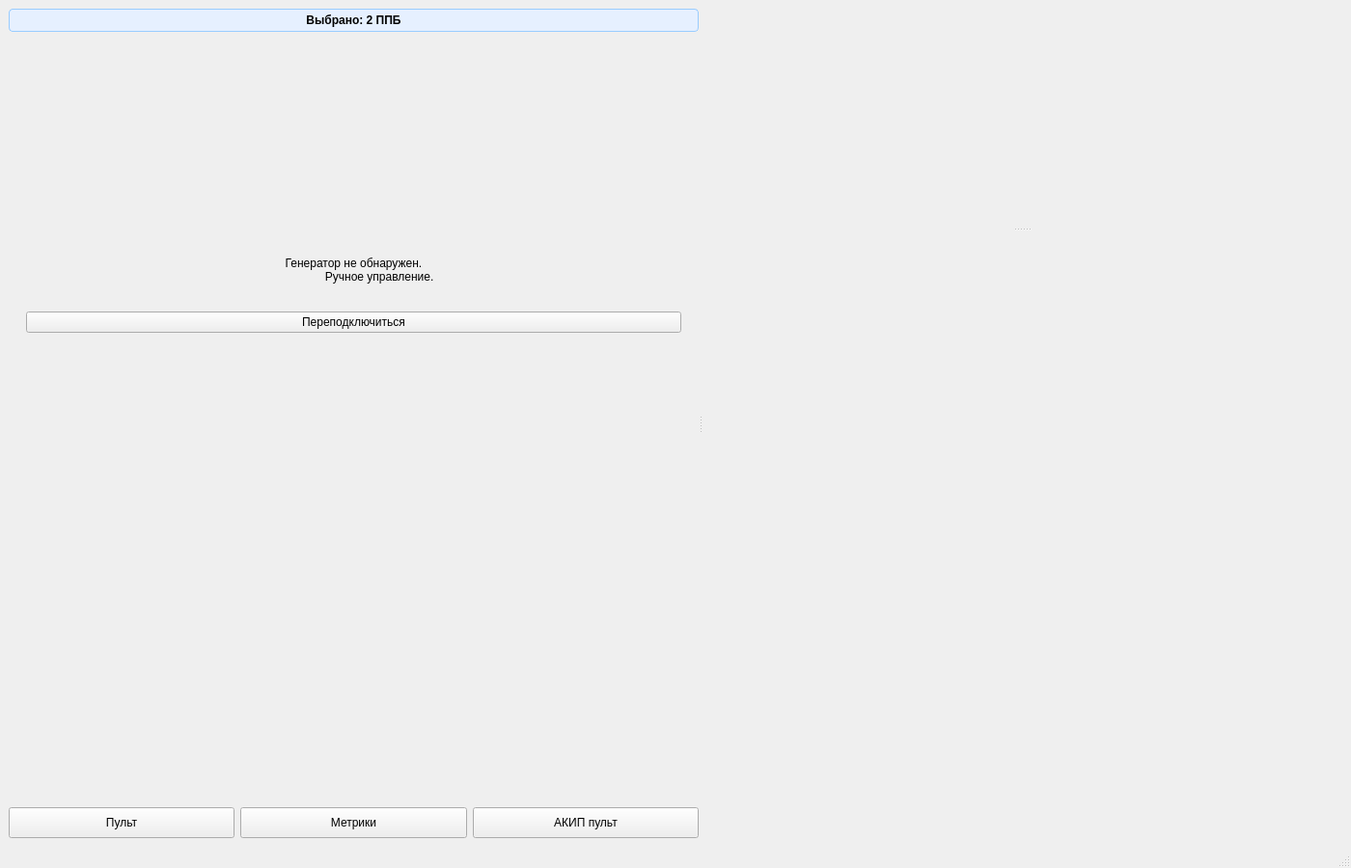
<?xml version="1.0" encoding="UTF-8"?>
<ui version="4.0">
 <class>TesterWindow</class>
 <widget class="QMainWindow" name="TesterWindow">
  <property name="geometry">
   <rect>
    <x>0</x>
    <y>0</y>
    <width>1400</width>
    <height>900</height>
   </rect>
  </property>
  <property name="minimumSize">
   <size>
    <width>1000</width>
    <height>700</height>
   </size>
  </property>
  <property name="windowTitle">
   <string>Программа управления ППБ</string>
  </property>
  <widget class="QWidget" name="centralwidget">
   <layout class="QHBoxLayout" name="mainLayout">
    <item>
     <widget class="QSplitter" name="mainSplitter">
      <property name="orientation">
       <enum>Qt::Orientation::Horizontal</enum>
      </property>
      <property name="handleWidth">
       <number>3</number>
      </property>
      <property name="childrenCollapsible">
       <bool>false</bool>
      </property>
      <widget class="QWidget" name="leftPanel" native="true">
       <property name="minimumSize">
        <size>
         <width>300</width>
         <height>0</height>
        </size>
       </property>
       <layout class="QVBoxLayout" name="leftPanelLayout">
        <item>
         <widget class="QLabel" name="selectedCountLabel">
          <property name="visible">
           <bool>false</bool>
          </property>
          <property name="styleSheet">
           <string notr="true">background-color: #e6f0ff; border: 1px solid #99ccff; border-radius: 4px; padding: 4px; font-weight: bold;</string>
          </property>
          <property name="text">
           <string>Выбрано: 2 ППБ</string>
          </property>
          <property name="alignment">
           <set>Qt::AlignmentFlag::AlignCenter</set>
          </property>
         </widget>
        </item>
        <item>
         <widget class="QScrollArea" name="leftScrollArea">
          <property name="frameShape">
           <enum>QFrame::Shape::NoFrame</enum>
          </property>
          <property name="horizontalScrollBarPolicy">
           <enum>Qt::ScrollBarPolicy::ScrollBarAlwaysOff</enum>
          </property>
          <property name="widgetResizable">
           <bool>true</bool>
          </property>
          <widget class="QWidget" name="leftScrollContent">
           <property name="geometry">
            <rect>
             <x>0</x>
             <y>0</y>
             <width>817</width>
             <height>804</height>
            </rect>
           </property>
           <layout class="QVBoxLayout" name="scrollContentLayout">
            <item>
             <widget class="ControlWidget" name="controlWidget" native="true">
              <property name="minimumSize">
               <size>
                <width>280</width>
                <height>180</height>
               </size>
              </property>
             </widget>
            </item>
            <item>
             <widget class="QStackedWidget" name="generatorStack">
              <property name="currentIndex">
               <number>1</number>
              </property>
              <widget class="AkipWidget" name="akipWidget"/>
              <widget class="QWidget" name="manualGeneratorPage">
               <layout class="QVBoxLayout" name="manualLayout">
                <item>
                 <widget class="QLabel" name="manualLabel">
                  <property name="text">
                   <string>Генератор не обнаружен.
                Ручное управление.</string>
                  </property>
                  <property name="alignment">
                   <set>Qt::AlignmentFlag::AlignCenter</set>
                  </property>
                 </widget>
                </item>
                <item>
                 <widget class="QPushButton" name="reconnectGeneratorBtn">
                  <property name="text">
                   <string>Переподключиться</string>
                  </property>
                 </widget>
                </item>
               </layout>
              </widget>
              <widget class="QWidget" name="grattenPage">
               <layout class="QVBoxLayout" name="grattenPageLayout"/>
              </widget>
             </widget>
            </item>
            <item>
             <widget class="FuWidget" name="fuWidget" native="true">
              <property name="minimumSize">
               <size>
                <width>280</width>
                <height>150</height>
               </size>
              </property>
             </widget>
            </item>
            <item>
             <widget class="ConnectionWidget" name="connectionWidget" native="true">
              <property name="minimumSize">
               <size>
                <width>280</width>
                <height>100</height>
               </size>
              </property>
             </widget>
            </item>
            <item>
             <widget class="ScenarioWidget" name="scenarioWidget" native="true">
              <property name="minimumSize">
               <size>
                <width>280</width>
                <height>80</height>
               </size>
              </property>
             </widget>
            </item>
            <item>
             <spacer name="verticalSpacer">
              <property name="orientation">
               <enum>Qt::Orientation::Vertical</enum>
              </property>
              <property name="sizeHint" stdset="0">
               <size>
                <width>20</width>
                <height>40</height>
               </size>
              </property>
             </spacer>
            </item>
           </layout>
          </widget>
         </widget>
        </item>
        <item>
         <widget class="QWidget" name="bottomFixedPanel" native="true">
          <layout class="QHBoxLayout" name="bottomFixedLayout">
           <property name="spacing">
            <number>6</number>
           </property>
           <property name="leftMargin">
            <number>0</number>
           </property>
           <property name="topMargin">
            <number>0</number>
           </property>
           <property name="rightMargin">
            <number>0</number>
           </property>
           <property name="bottomMargin">
            <number>0</number>
           </property>
           <item>
            <widget class="QPushButton" name="pultBtn">
             <property name="minimumSize">
              <size>
               <width>0</width>
               <height>32</height>
              </size>
             </property>
             <property name="text">
              <string>Пульт</string>
             </property>
            </widget>
           </item>
           <item>
            <widget class="QPushButton" name="metricsBtn">
             <property name="minimumSize">
              <size>
               <width>0</width>
               <height>32</height>
              </size>
             </property>
             <property name="text">
              <string>Метрики</string>
             </property>
            </widget>
           </item>
           <item>
            <widget class="QPushButton" name="akipPultBtn">
             <property name="minimumSize">
              <size>
               <width>0</width>
               <height>32</height>
              </size>
             </property>
             <property name="text">
              <string>АКИП пульт</string>
             </property>
            </widget>
           </item>
          </layout>
         </widget>
        </item>
       </layout>
      </widget>
      <widget class="QSplitter" name="rightSplitter">
       <property name="orientation">
        <enum>Qt::Orientation::Vertical</enum>
       </property>
       <property name="handleWidth">
        <number>3</number>
       </property>
       <property name="childrenCollapsible">
        <bool>false</bool>
       </property>
       <widget class="QWidget" name="rightTopPanel">
        <layout class="QVBoxLayout" name="rightTopLayout">
         <property name="spacing">
          <number>4</number>
         </property>
         <property name="leftMargin">
          <number>0</number>
         </property>
         <property name="topMargin">
          <number>0</number>
         </property>
         <property name="rightMargin">
          <number>0</number>
         </property>
         <property name="bottomMargin">
          <number>0</number>
         </property>
         <item>
          <layout class="QHBoxLayout" name="topBarLayout" stretch="1,2">
           <item>
            <widget class="DataViewWidget" name="dataViewWidget" native="true">
             <property name="sizePolicy">
              <sizepolicy hsizetype="Preferred" vsizetype="Fixed">
               <horstretch>0</horstretch>
               <verstretch>0</verstretch>
              </sizepolicy>
             </property>
             <property name="minimumSize">
              <size>
               <width>150</width>
               <height>40</height>
              </size>
             </property>
            </widget>
           </item>
           <item>
            <widget class="QTabBar" name="ppbTabBar" native="true">
             <property name="minimumSize">
              <size>
               <width>50</width>
               <height>50</height>
              </size>
             </property>
             <property name="expanding" stdset="0">
              <bool>false</bool>
             </property>
             <property name="drawBase" stdset="0">
              <bool>false</bool>
             </property>
             <property name="currentIndex" stdset="0">
              <number>0</number>
             </property>
            </widget>
           </item>
          </layout>
         </item>
         <item>
          <widget class="QStackedWidget" name="ppbStack">
           <property name="currentIndex">
            <number>-1</number>
           </property>
          </widget>
         </item>
        </layout>
       </widget>
       <widget class="LogWidget" name="logWidget" native="true">
        <property name="minimumSize">
         <size>
          <width>0</width>
          <height>150</height>
         </size>
        </property>
       </widget>
      </widget>
     </widget>
    </item>
   </layout>
  </widget>
  <widget class="QStatusBar" name="statusbar"/>
 </widget>
 <customwidgets>
  <customwidget>
   <class>ControlWidget</class>
   <extends>QWidget</extends>
   <header>controlwidget.h</header>
  </customwidget>
  <customwidget>
   <class>AkipWidget</class>
   <extends>QWidget</extends>
   <header>akipwidget.h</header>
  </customwidget>
  <customwidget>
   <class>FuWidget</class>
   <extends>QWidget</extends>
   <header>fuwidget.h</header>
  </customwidget>
  <customwidget>
   <class>ConnectionWidget</class>
   <extends>QWidget</extends>
   <header>connectionwidget.h</header>
  </customwidget>
  <customwidget>
   <class>ScenarioWidget</class>
   <extends>QWidget</extends>
   <header>scenariowidget.h</header>
  </customwidget>
  <customwidget>
   <class>DataViewWidget</class>
   <extends>QWidget</extends>
   <header>dataviewwidget.h</header>
  </customwidget>
  <customwidget>
   <class>LogWidget</class>
   <extends>QWidget</extends>
   <header>logwidget.h</header>
  </customwidget>
  <customwidget>
   <class>QTabBar</class>
   <extends>QWidget</extends>
   <header>qtabbar.h</header>
  </customwidget>
 </customwidgets>
 <resources/>
 <connections/>
</ui>
